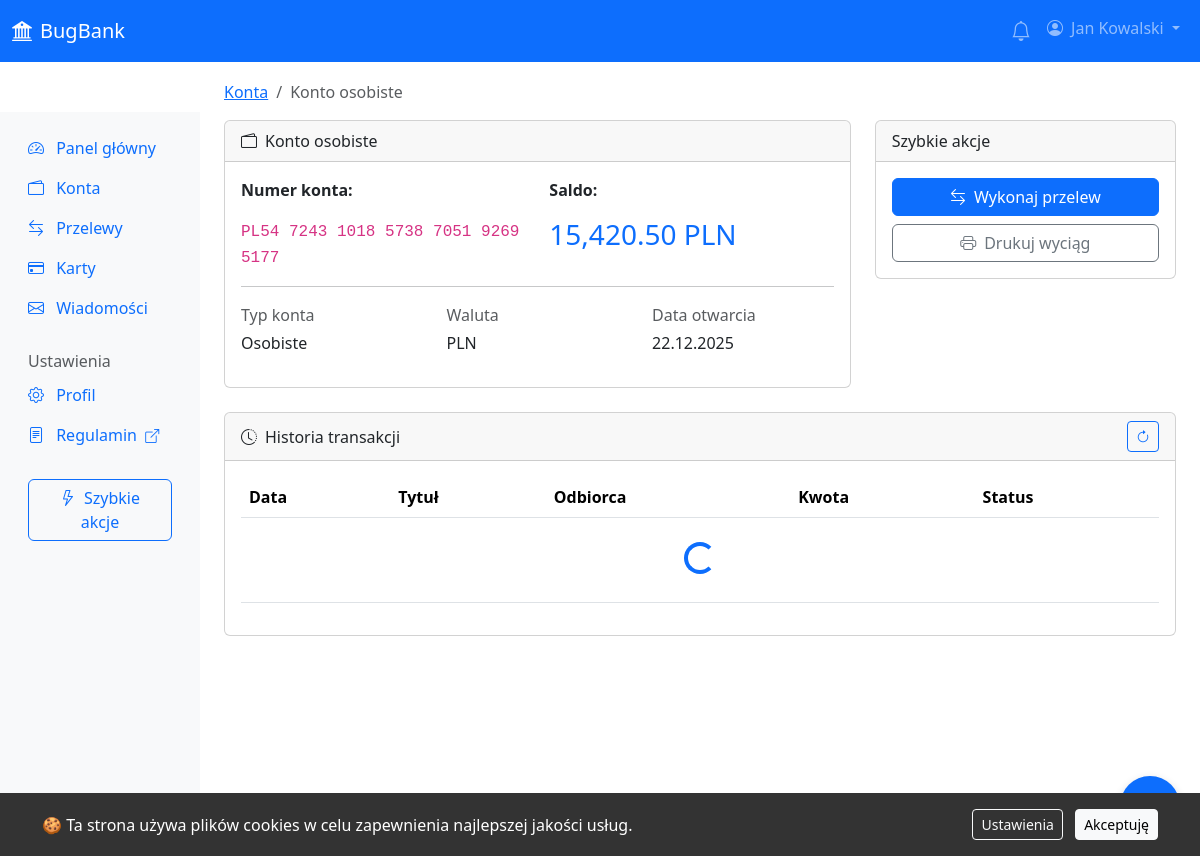
Screenshot of /accounts/1 (signed in) with the database file from the repository.
### app/models.py (models this page shows, shortened)
class User(UserMixin, db.Model):
    __tablename__ = 'users'
    id = db.Column(db.Integer, primary_key=True)
    username = db.Column(db.String(64), unique=True, nullable=False, index=True)
    email = db.Column(db.String(120), unique=True, nullable=False)
    password_hash = db.Column(db.String(256), nullable=False)
    first_name = db.Column(db.String(64))
    last_name = db.Column(db.String(64))
    phone = db.Column(db.String(20))
    avatar = db.Column(db.String(256), default='default_avatar.png')
    is_active = db.Column(db.Boolean, default=True)
    is_locked = db.Column(db.Boolean, default=False)
    require_2fa = db.Column(db.Boolean, default=False)
    password_expired = db.Column(db.Boolean, default=False)
    failed_login_attempts = db.Column(db.Integer, default=0)
    language = db.Column(db.String(5), default='pl')
    notifications_enabled = db.Column(db.Boolean, default=True)
    created_at = db.Column(db.DateTime, default=datetime.utcnow)
    last_login = db.Column(db.DateTime)
    accounts = db.relationship('Account', backref='owner', lazy='dynamic')
    messages = db.relationship('Message', backref='recipient', lazy='dynamic')
    @property
    def full_name(self):
        return f"{self.first_name} {self.last_name}"

class Account(db.Model):
    __tablename__ = 'accounts'
    id = db.Column(db.Integer, primary_key=True)
    user_id = db.Column(db.Integer, db.ForeignKey('users.id'), nullable=False)
    account_number = db.Column(db.String(28), unique=True, nullable=False)
    account_name = db.Column(db.String(64), default='Konto główne')
    account_type = db.Column(db.String(20), default='checking')  # checking, savings, business
    balance = db.Column(db.Float, default=0.0)
    currency = db.Column(db.String(3), default='PLN')
    is_active = db.Column(db.Boolean, default=True)
    created_at = db.Column(db.DateTime, default=datetime.utcnow)
    cards = db.relationship('Card', backref='account', lazy='dynamic')
    outgoing_transactions = db.relationship(
        'Transaction',
        foreign_keys='Transaction.from_account_id',
        backref='from_account',
        lazy='dynamic'
    )
    incoming_transactions = db.relationship(
        'Transaction',
        foreign_keys='Transaction.to_account_id',
        backref='to_account',
        lazy='dynamic'
    )
    @property
    def formatted_balance(self):
        return f"{self.balance:,.2f} {self.currency}"
    @property
    def formatted_account_number(self):
        num = self.account_number.replace(' ', '')
        return ' '.join([num[i:i+4] for i in range(0, len(num), 4)])

### app/routes/accounts.py (the view)
@accounts_bp.route('/accounts/<int:account_id>')
@login_required
def account_detail(account_id):
    account = Account.query.filter_by(id=account_id, user_id=current_user.id).first_or_404()
    return render_template('accounts/detail.html', account=account)

### app/templates/accounts/detail.html (shortened to what this page needs)
{% extends "base.html" %}
{% block content %}
<nav aria-label="breadcrumb" class="mb-3">
    <ol class="breadcrumb">
        <li class="breadcrumb-item"><a href="{{ url_for('accounts.list_accounts') }}">Konta</a></li>
        <li class="breadcrumb-item active">{{ account.account_name }}</li>
    </ol>
</nav>
<div class="row mb-4">
    <div class="col-md-8">
        <div class="card">
            <div class="card-header">
                <i class="bi bi-wallet2 me-2"></i>{{ account.account_name }}
            </div>
            <div class="card-body">
                <div class="row">
                    <div class="col-md-6">
                        <p><strong>Numer konta:</strong></p>
                        <code class="fs-6">{{ account.formatted_account_number }}</code>
                    </div>
                    <div class="col-md-6">
                        <p><strong>Saldo:</strong></p>
                        <h3 class="text-primary">{{ account.formatted_balance }}</h3>
                    </div>
                </div>
                <hr>
                <div class="row">
                    <div class="col-md-4">
                        <p class="mb-1 text-muted">Typ konta</p>
                        <p>{{ 'Osobiste' if account.account_type == 'checking' else 'Oszczędnościowe' if account.account_type == 'savings' else 'Firmowe' }}</p>
                    </div>
                    <div class="col-md-4">
                        <p class="mb-1 text-muted">Waluta</p>
                        <p>{{ account.currency }}</p>
                    </div>
                    <div class="col-md-4">
                        <p class="mb-1 text-muted">Data otwarcia</p>
                        <p>{{ account.created_at.strftime('%d.%m.%Y') }}</p>
                    </div>
                </div>
            </div>
        </div>
    </div>
    <div class="col-md-4">
        <div class="card">
            <div class="card-header">Szybkie akcje</div>
            <div class="card-body">
                <a href="{{ url_for('transfers.new_transfer') }}?from={{ account.id }}" class="btn btn-primary w-100 mb-2">
                    <i class="bi bi-arrow-left-right me-2"></i>Wykonaj przelew
                </a>
                <button class="btn btn-outline-secondary w-100" onclick="window.print()">
                    <i class="bi bi-printer me-2"></i>Drukuj wyciąg
                </button>
            </div>
        </div>
    </div>
</div>
<div class="card">
    <div class="card-header d-flex justify-content-between align-items-center">
        <span><i class="bi bi-clock-history me-2"></i>Historia transakcji</span>
        <button class="btn btn-sm btn-outline-primary" id="refresh-btn">
            <i class="bi bi-arrow-clockwise"></i>
        </button>
    </div>
    <div class="card-body">
        <div class="table-responsive">
            <table class="table" id="transactions-table">
                <thead>
                    <tr>
                        <th>Data</th>
                        <th>Tytuł</th>
                        <th>Odbiorca</th>
                        <th>Kwota</th>
                        <th>Status</th>
                    </tr>
                </thead>
                <tbody id="transactions-tbody">
                </tbody>
            </table>
        </div>
    </div>
</div>
{% endblock %}

### app/templates/components/navbar.html (shortened to what this page needs)
<nav class="navbar navbar-expand-lg navbar-dark bg-primary fixed-top">
    <div class="container-fluid">
        <a class="navbar-brand" href="{{ url_for('dashboard.index') }}">
            <i class="bi bi-bank2 me-2"></i>BugBank
        </a>
        <div class="collapse navbar-collapse" id="navbarNav">
            <ul class="navbar-nav ms-auto">
                <li class="nav-item dropdown">
                    <a class="nav-link position-relative" href="#" id="notifications-dropdown"
                       data-bs-toggle="dropdown" aria-expanded="false">
                        <i class="bi bi-bell fs-5"></i>
                    </a>
                </li>
                <li class="nav-item dropdown">
                    <a class="nav-link dropdown-toggle" href="#" id="user-dropdown"
                       data-bs-toggle="dropdown" aria-expanded="false">
                        <i class="bi bi-person-circle me-1"></i>
                        {{ current_user.full_name or current_user.username }}
                    </a>
                </li>
            </ul>
        </div>
    </div>
</nav>

### app/static/css/style.css (style rules this page uses)
body { padding-top: 56px; }

### app/templates/components/chat_widget.html (style rules this page uses)
* { margin: 0; padding: 0; box-sizing: border-box; }
body { font-family: Arial, sans-serif; padding: 15px; background: #f8f9fa; }

### rows the page displays
User: first_name+last_name "Jan Kowalski"
Account: account_name "Konto osobiste", formatted_account_number "PL54 7243 1018 5738 7051 9269 5177", formatted_balance "15,420.50 PLN", account_type "Osobiste", currency "PLN", created_at "22.12.2025"
